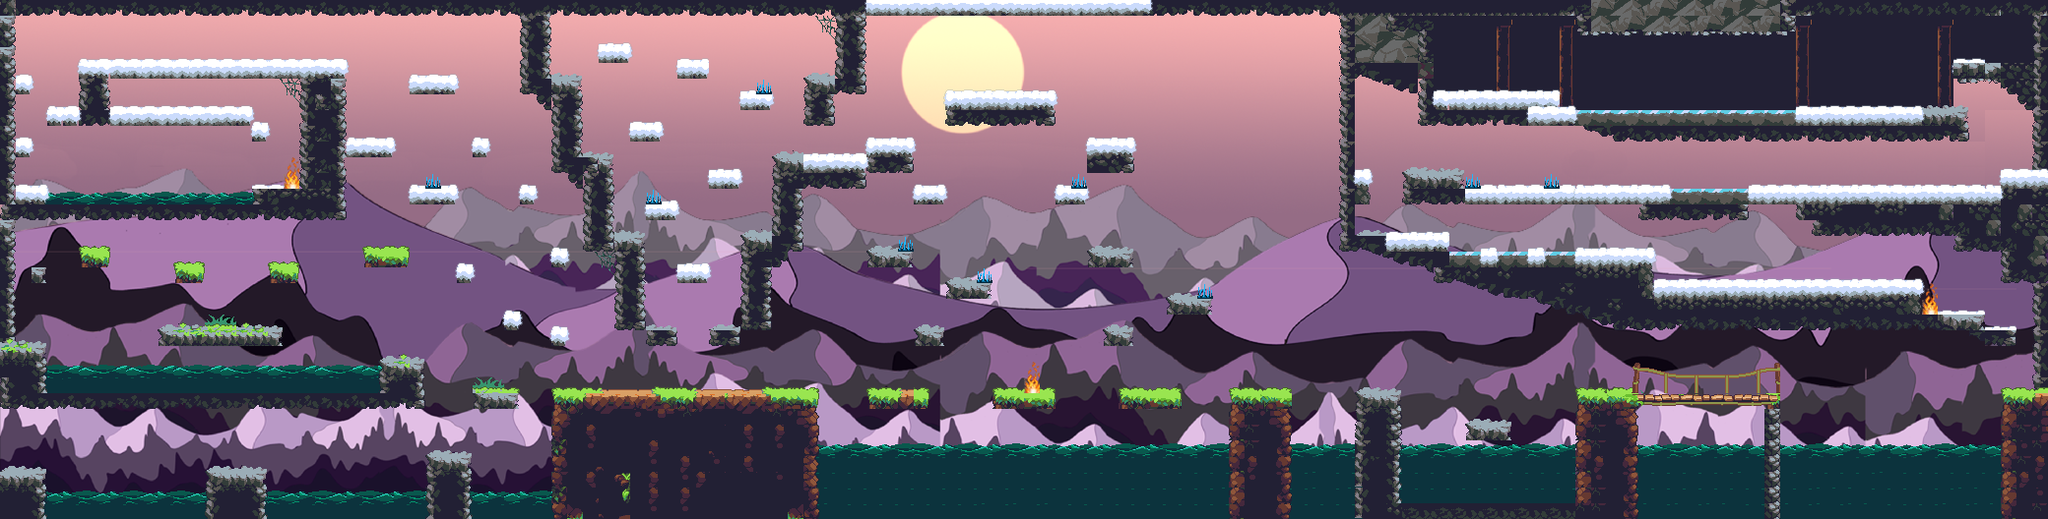

Tiled map render using the project's own tile images. Description and the map definition, with tile-layer contents summarised, below:
An orthogonal 130x33 tile map with 16x16 px tiles, 8 tile layers (Traceries, Background-Water&Lava-fall, Background-columns, Traps-second-bro, ...), 11 tilesets and 80 objects.

<map version="1.0" orientation="orthogonal" renderorder="right-down" width="130" height="33" tilewidth="16" tileheight="16" nextobjectid="189">
 <tileset firstgid="1" name="mountain-5" tilewidth="16" tileheight="16" tilecount="480" columns="24">
  <image source="Tiles/mountain-5.png" trans="ff00ff" width="384" height="320" />
 </tileset>
 <tileset firstgid="481" name="m-3" tilewidth="16" tileheight="16" tilecount="1024" columns="32">
  <image source="Tiles/m-3.png" trans="ff00ff" width="512" height="512" />
 </tileset>
 <tileset firstgid="1505" name="water" tilewidth="16" tileheight="16" tilecount="40" columns="8">
  <image source="Tiles/water.png" trans="ff00ff" width="128" height="80" />
  <tile id="4">
   <animation>
    <frame tileid="4" duration="200" />
    <frame tileid="5" duration="200" />
    <frame tileid="6" duration="200" />
   </animation>
  </tile>
  <tile id="5">
   <animation>
    <frame tileid="5" duration="200" />
    <frame tileid="6" duration="200" />
    <frame tileid="4" duration="200" />
   </animation>
  </tile>
  <tile id="6">
   <animation>
    <frame tileid="6" duration="200" />
    <frame tileid="4" duration="200" />
    <frame tileid="5" duration="200" />
   </animation>
  </tile>
  <tile id="20">
   <animation>
    <frame tileid="20" duration="200" />
    <frame tileid="21" duration="200" />
    <frame tileid="22" duration="200" />
   </animation>
  </tile>
  <tile id="21">
   <animation>
    <frame tileid="21" duration="200" />
    <frame tileid="22" duration="200" />
    <frame tileid="20" duration="200" />
   </animation>
  </tile>
  <tile id="22">
   <animation>
    <frame tileid="22" duration="200" />
    <frame tileid="20" duration="200" />
    <frame tileid="21" duration="200" />
   </animation>
  </tile>
 </tileset>
 <tileset firstgid="1545" name="mountain-7" tilewidth="16" tileheight="16" tilecount="352" columns="22">
  <image source="Tiles/mountain-7.png" trans="ff00ff" width="352" height="256" />
 </tileset>
 <tileset firstgid="1897" name="mountain-6" tilewidth="16" tileheight="16" tilecount="280" columns="20">
  <image source="Tiles/mountain-6.png" trans="ff00ff" width="321" height="224" />
 </tileset>
 <tileset firstgid="2177" name="mountain-66" tilewidth="16" tileheight="16" tilecount="280" columns="20">
  <image source="Tiles/mountain-66.png" trans="ff00ff" width="321" height="224" />
 </tileset>
 <tileset firstgid="2457" name="env" tilewidth="16" tileheight="16" tilecount="672" columns="42">
  <image source="Tiles/environment-tiles.png" trans="ff00ff" width="672" height="256" />
 </tileset>
 <tileset firstgid="3129" name="back1" tilewidth="16" tileheight="16" tilecount="4226" columns="128">
  <image source="Tiles/back3.png" trans="ff00ff" width="2060" height="530" />
 </tileset>
 <tileset firstgid="7419" name="door" tilewidth="16" tileheight="16" tilecount="24" columns="2">
  <image source="Tiles/doors.png" trans="ff00ff" width="32" height="32" />
 </tileset>
 <tileset firstgid="7443" name="CampFire" tilewidth="16" tileheight="16" tilecount="24" columns="12">
  <image source="Tiles/CampFire.png" trans="ff00ff" width="196" height="44" />
  <tile id="0">
   <animation>
    <frame tileid="0" duration="300" />
    <frame tileid="3" duration="300" />
    <frame tileid="11" duration="300" />
   </animation>
  </tile>
  <tile id="1">
   <animation>
    <frame tileid="12" duration="100" />
    <frame tileid="15" duration="100" />
   </animation>
  </tile>
  <tile id="12">
   <animation>
    <frame tileid="12" duration="300" />
    <frame tileid="15" duration="300" />
    <frame tileid="20" duration="300" />
   </animation>
  </tile>
 </tileset>
 <tileset firstgid="7467" name="bridge" tilewidth="16" tileheight="16" tilecount="50" columns="10">
  <image source="Tiles/bridge.png" trans="ff00ff" width="172" height="91" />
 </tileset>
 <layer name="Traceries" width="130" height="33">
  <data>[4290 cells, 4290 non-empty, 4196 distinct tile ids]</data>
 </layer>
 <layer name="Background-Water&amp;Lava-fall" width="130" height="33">
  <data>[4290 cells, 223 non-empty, 6 distinct tile ids]</data>
 </layer>
 <layer name="Background-columns" width="130" height="33">
  <data>[4290 cells, 28 non-empty, 11 distinct tile ids]</data>
 </layer>
 <layer name="Traps-second-bro" width="130" height="33">
  <data>[4290 cells, 0 non-empty, 0 distinct tile ids]</data>
 </layer>
 <layer name="Background-Water;Lava" width="130" height="33">
  <data>[4290 cells, 504 non-empty, 13 distinct tile ids]</data>
 </layer>
 <layer name=" Main obstacles" width="130" height="33">
  <data>[4290 cells, 1207 non-empty, 264 distinct tile ids]</data>
 </layer>
 <layer name="Grass&amp;IceCeil" width="130" height="33">
  <data>[4290 cells, 524 non-empty, 100 distinct tile ids]</data>
 </layer>
 <objectgroup name="Platforms" />
 <layer name="Traps-first-bro" width="130" height="33">
  <data>[4290 cells, 15 non-empty, 3 distinct tile ids]</data>
 </layer>
 <objectgroup name="Line">
  <object id="2" x="84" y="80">
   <polyline points="24,0 219.609,0 219.609,112 170.807,112 170.807,128 -42.7018,128 -36,132 -36,112 -97.6041,112 -97.6041,144 268.411,144 268.411,-16 -4,-16 -4,48 172,48 172,32 24,32 24,4" />
  </object>
  <object id="5" x="0" y="480">
   <polyline points="0,0 48,0 48,48 0,48" />
  </object>
  <object id="6" x="436" y="464">
   <polyline points="0,0 40,0 44,0 44,60.8 44,64 -4,64 -4,0" />
  </object>
  <object id="23" x="32" y="272">
   <polyline points="0,0 0,16 16,16 16,3.2 0,3.2" />
  </object>
  <object id="24" x="0" y="348">
   <polyline points="0,0 16,0 16,-124" />
  </object>
  <object id="25" x="368" y="256">
   <polyline points="0,0 0,16 48,16 48,0 0,0" />
  </object>
  <object id="26" x="160" y="336">
   <polyline points="0,0 0,16 128,16 128,0 0,0" />
  </object>
  </objectgroup>
 <objectgroup name="Bonuses">
  <!-- 5 objects omitted --></objectgroup>
</map>
<!-- 73 of 80 objects omitted -->
